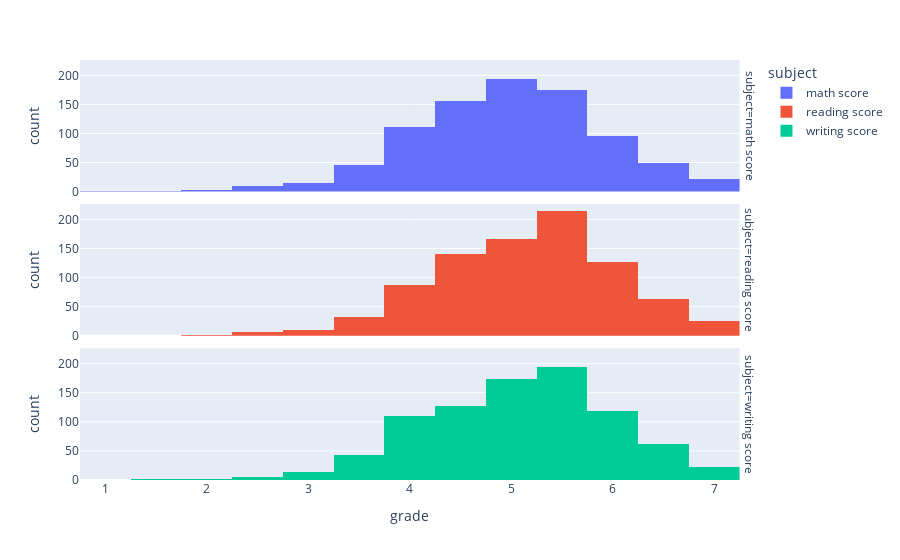

Here is the notebook cell this chart was saved with:
### Markdown cell above
**Histograma con Faceta:**

### Code cell
fig = px.histogram(df_grades[df_grades.columns[-3:]].melt(var_name="subject", value_name = 'grade'), 
                   x="grade", 
                   color="subject",
                   facet_row="subject",
                   nbins=13)
fig.show()

### Figure 1 — Plotly figure (JSON) as saved in the notebook; plotly's stock layout.template omitted (floating-point values rounded to 4 significant figures; data arrays with more than 128 entries replaced by an {"elided": "..."} marker saying what was removed)
{"data": [{"alignmentgroup": "True", "bingroup": "x", "hovertemplate": "subject=math score<br>grade=%{x}<br>count=%{y}<extra></extra>", "legendgroup": "math score", "marker": {"color": "#636efa", "pattern": {"shape": ""}}, "name": "math score", "nbinsx": 13, "offsetgroup": "math score", "orientation": "v", "showlegend": true, "type": "histogram", "x": {"elided": "875 float values"}, "xaxis": "x3", "yaxis": "y3"}, {"alignmentgroup": "True", "bingroup": "x", "hovertemplate": "subject=reading score<br>grade=%{x}<br>count=%{y}<extra></extra>", "legendgroup": "reading score", "marker": {"color": "#EF553B", "pattern": {"shape": ""}}, "name": "reading score", "nbinsx": 13, "offsetgroup": "reading score", "orientation": "v", "showlegend": true, "type": "histogram", "x": {"elided": "875 float values"}, "xaxis": "x2", "yaxis": "y2"}, {"alignmentgroup": "True", "bingroup": "x", "hovertemplate": "subject=writing score<br>grade=%{x}<br>count=%{y}<extra></extra>", "legendgroup": "writing score", "marker": {"color": "#00cc96", "pattern": {"shape": ""}}, "name": "writing score", "nbinsx": 13, "offsetgroup": "writing score", "orientation": "v", "showlegend": true, "type": "histogram", "x": {"elided": "875 float values"}, "xaxis": "x", "yaxis": "y"}], "layout": {"annotations": [{"font": {}, "showarrow": false, "text": "subject=writing score", "textangle": 90, "x": 0.98, "xanchor": "left", "xref": "paper", "y": 0.1567, "yanchor": "middle", "yref": "paper"}, {"font": {}, "showarrow": false, "text": "subject=reading score", "textangle": 90, "x": 0.98, "xanchor": "left", "xref": "paper", "y": 0.5, "yanchor": "middle", "yref": "paper"}, {"font": {}, "showarrow": false, "text": "subject=math score", "textangle": 90, "x": 0.98, "xanchor": "left", "xref": "paper", "y": 0.8433, "yanchor": "middle", "yref": "paper"}], "barmode": "relative", "legend": {"title": {"text": "subject"}, "tracegroupgap": 0}, "margin": {"t": 60}, "xaxis": {"anchor": "y", "domain": [0, 0.98], "title": {"text": "grade"}}, "xaxis2": {"anchor": "y2", "domain": [0, 0.98], "matches": "x", "showticklabels": false}, "xaxis3": {"anchor": "y3", "domain": [0, 0.98], "matches": "x", "showticklabels": false}, "yaxis": {"anchor": "x", "domain": [0, 0.3133], "title": {"text": "count"}}, "yaxis2": {"anchor": "x2", "domain": [0.3433, 0.6567], "matches": "y", "title": {"text": "count"}}, "yaxis3": {"anchor": "x3", "domain": [0.6867, 1.0], "matches": "y", "title": {"text": "count"}}}}
